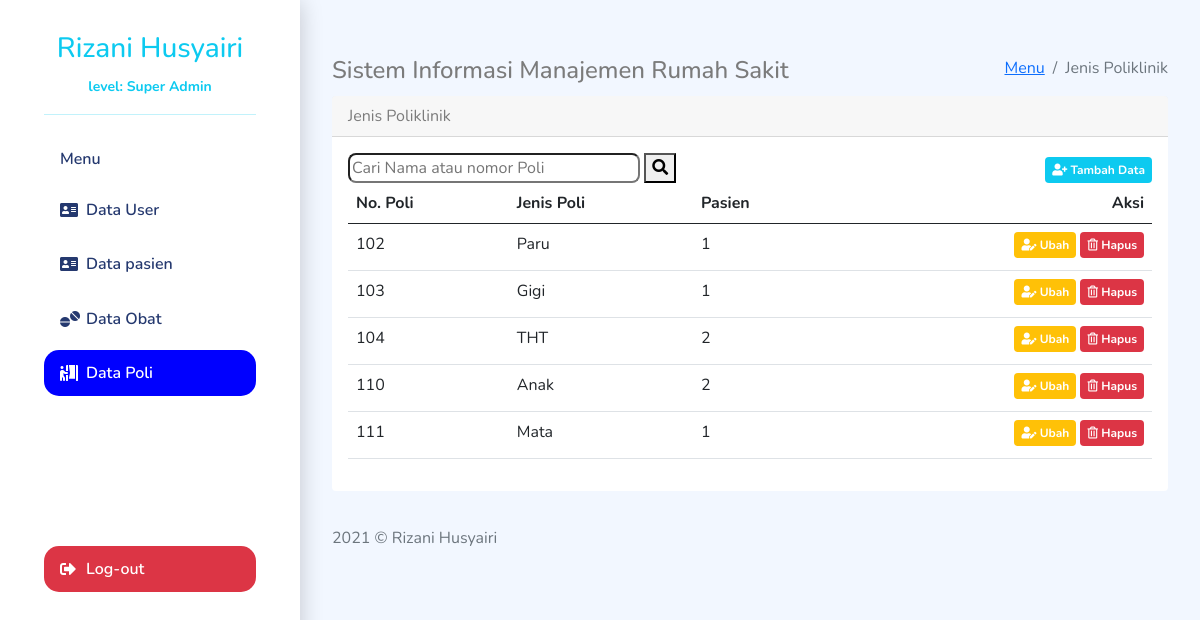
Screenshot of /jenispoli.php (signed in) with the database file from the repository.
### tables this page shows
CREATE TABLE `tb_poli` (
  `id_poli` int(30) NOT NULL,
  `nama_poli` varchar(50) NOT NULL,
  `biaya_poli` int(30) NOT NULL
);

### asset/include/fungsi.php (called while the page is built, shortened)
<?php
    include "koneksi.php";
    function read($tb){
        global $conn;
        $result = mysqli_query($conn,"SELECT * from $tb") or die ("<p> No data</p>");
        return $result;
    }
    function hitung($col,$tb,$val)
    {
        global $conn;
        $query = "SELECT COUNT($col) from $tb WHERE $col = '$val'";
        $res = mysqli_query($conn,$query);
        $result = mysqli_fetch_row($res);
        return $result[0];
    }
?>

### jenispoli.php (the view, shortened to what this page needs)
<?php
include "asset/include/koneksi.php";
include "asset/include/fungsi.php";
?>
<!doctype html>
<html lang="en">
<head>
    <link href="https://cdn.jsdelivr.net/npm/bootstrap@5.0.0/dist/css/bootstrap.min.css" rel="stylesheet"
>
    <link rel="stylesheet" href="https://use.fontawesome.com/releases/v5.7.1/css/all.css"
>
    <link href="https://unpkg.com/bootstrap-table@1.18.3/dist/bootstrap-table.min.css" rel="stylesheet">
    <link rel="stylesheet" href="asset/css/styleadmin.css">
</head>
<body>
    <div class="menu-bar">
    </div>
    <div class="sidebar container-fluid bg-white text-info ">
        <div class="sidebar-header text-center">
            <h3><?= $_SESSION['Name']?></h3>
            <small>level: <?= $_SESSION['level']?></small>
            <hr>
        </div>
        <?php
        if($_SESSION['level']=="Super Admin"){
        ?>
        <div class="sidebar-menu">
            <ul class="menu">
                <li class="sidebar-title">Menu</li>
                <li class="sidebar-item">
                    <a href="Adminpage.php" class="sidebar-link">
                        <i class="fa fa-address-card pr-2" aria-hidden="true"></i> Data User </a>
                </li>
                <li class="sidebar-item"> <a href="datapasien.php" class="sidebar-link">
                    <i class="fa fa-address-card pr-2" aria-hidden="true"></i> Data pasien </a> </li>
                <li class="sidebar-item">
                    <a href="dataobat.php" class="sidebar-link"> <i class="fas fa-tablets"></i> Data Obat </a>
                </li>
                <li class="sidebar-item active"> <a href="#" class="sidebar-link"><i class="fas fa-person-booth"></i> Data Poli </a> </li>
            </ul>
            <ul class="menu" style="margin-top: 150px;">
                <li class="sidebar-item  bg-danger"> <a href="logout.php" class="sidebar-link outlog"> <i
                            class="fas fa-sign-out-alt"></i> Log-out </a> </li>
            </ul>
        </div>
    </div>
    <?php
    }
    ?>
        <div class="main">
            <div class="page-heading">
                <div class="page-title">
                    <div class="row">
                        <div class="col-12 col-md-7 order-md-1 order-last">
                            <h4>Sistem Informasi Manajemen Rumah Sakit</h4>
                        </div>
                        <div class="col-12 col-md-5 order-md-2  respon">
                            <nav aria-label="breadcrumb" class="breadcrumb-header float-start float-lg-end">
                                <ol class="breadcrumb">
                                    <li class="breadcrumb-item"><a href="#">Menu</a></li>
                                    <li class="breadcrumb-item active" aria-current="page">Jenis Poliklinik</li>
                                </ol>
                            </nav>
                        </div>
                    </div>
                </div>
                <section class="section">
                    <div class="card">
                        <div class="card-header">
                        Jenis Poliklinik
                        </div>
                        <div class="card-body">
                            <div
                                class="dataTable-wrapper dataTable-loading no-footer sortable searchable fixed-columns">
                                <div class="d-sm-flex justify-content-between">
                                <form class=" flex-grow-1" method="post">
                                            <input type="text" name="search" class="search" size="30"
                                                placeholder="Cari Nama atau nomor Poli" autocomplate="off">
                                            <button type="submit" name="cari"><i class="fa fa-search"
                                                    aria-hidden="true"></i>
                                            </button>
                                        </form>
                                    <span class="badge bg-info add_poli mt-1">
                                        <i class="fas fa-user-plus"></i> Tambah Data</span>
                                </div>
                                <div class="datatable-container">
                                    <table class="table ">
                                        <thead>
                                            <tr>
                                                <th>No. Poli</th>
                                                <th>Jenis Poli</th>
                                                <th>Pasien</th>
                                                <th class="text-end">Aksi</th>
                                            </tr>
                                        </thead>
                                        <tbody>
                                        <?php
                                        $poli = read('tb_poli');
                                        foreach ($poli as $key) {
                                            $f = hitung('id_poli','tb_pilihpoli',$key['id_poli']);
                                        ?>
                                            <tr>
                                                <td><?= $key['id_poli'] ?></td>
                                                <td><?= $key['nama_poli'] ?></td>
                                                <td><?= $f ?></td>
                                                <td class="text-end">
                                                <div class="d-md-inline-flex flex-row">
                                                    <span class="badge bg-warning btn_poli mb-1"><i
                                                            class="fas fa-user-edit text-white"></i> Ubah</span>
                                                    <span class="badge bg-danger btnhps_poli mb-1 ms-1"><i class="far fa-trash-alt"></i> Hapus</span>
                                                    </div>
                                                </td>
                                            </tr>
                                            <?php
                                        }
                                            ?>
                                        </tbody>
                                    </table>
                                </div>
                            </div>
                        </div>
                    </div>
                </section>
                <footer>
                    <div class="footer clearfix mb-0 text-muted">
                        <div class="float-start">
                            <p>2021 &copy; Rizani Husyairi</p>
                        </div>
                    </div>
                </footer>
            </div>
        </div>
</body>
</html>

### asset/css/styleadmin.css (style rules this page uses)
.main { margin-left: 300px; padding: 2rem; }
body { margin: 0; font-family: Nunito; font-size: 1rem; font-weight: 400; line-height: 1.5; color: #7b7b7b; background-color: #f2f7ff; -webkit-text-size-adjust: 100%; -webkit-tap-highlight-color: rgba(0,0,0,0); }
.sidebar { width:300px; height: 100vh; position: fixed; bottom: 0; top:0; z-index: 10; overflow-y: auto; box-shadow: 0 2px 22px 0 rgb(0 0 0 / 20%); transition: all 0.5s ease; }
.sidebar .menu { margin-top: 2rem; padding: 0 2rem; font-weight: 600; }
.sidebar .menu .sidebar-title { padding: 0 1rem; margin: 1rem 0 1rem; font-size: 1rem; list-style: none; font-weight: 600; color: #25396f; }
.sidebar .menu .sidebar-item { list-style: none; margin-top: .5rem; position: relative; transition: all .3s ease; border-radius:15px; }
.sidebar-item.active { background:blue !important; }
.sidebar-item.active a.sidebar-link { color: white !important; }
.sidebar .menu .sidebar-item .sidebar-link { display: block; padding: .7rem 1rem; font-size: 1rem; display: flex; align-items: center; border-radius: .5rem; transition: all .5s; text-decoration: none; color: #25396f; }
.outlog { color:white !important; }
.sidebar .sidebar-header { padding: 2rem 2rem 0rem; font-size: 1rem; font-weight: 700; }
.sidebar .menu .sidebar-item .sidebar-link i { width: 1rem; height: 1rem; margin-right: 10px; }
.card { margin-bottom: 2.2rem; border: none; }
.datatable-container { overflow-x:auto; }
span.badge { cursor: pointer; font-size: 12px; padding: 7px; }
.search { border-radius:8px; }

### rows the page displays
tb_poli: id_poli "102", nama_poli "Paru", f "1"
tb_poli: id_poli "103", nama_poli "Gigi", f "1"
tb_poli: id_poli "104", nama_poli "THT", f "2"
tb_poli: id_poli "110", nama_poli "Anak", f "2"
tb_poli: id_poli "111", nama_poli "Mata", f "1"

### other values shown
$_SESSION['Name'] "Rizani Husyairi"
$_SESSION['level'] "Super Admin"
